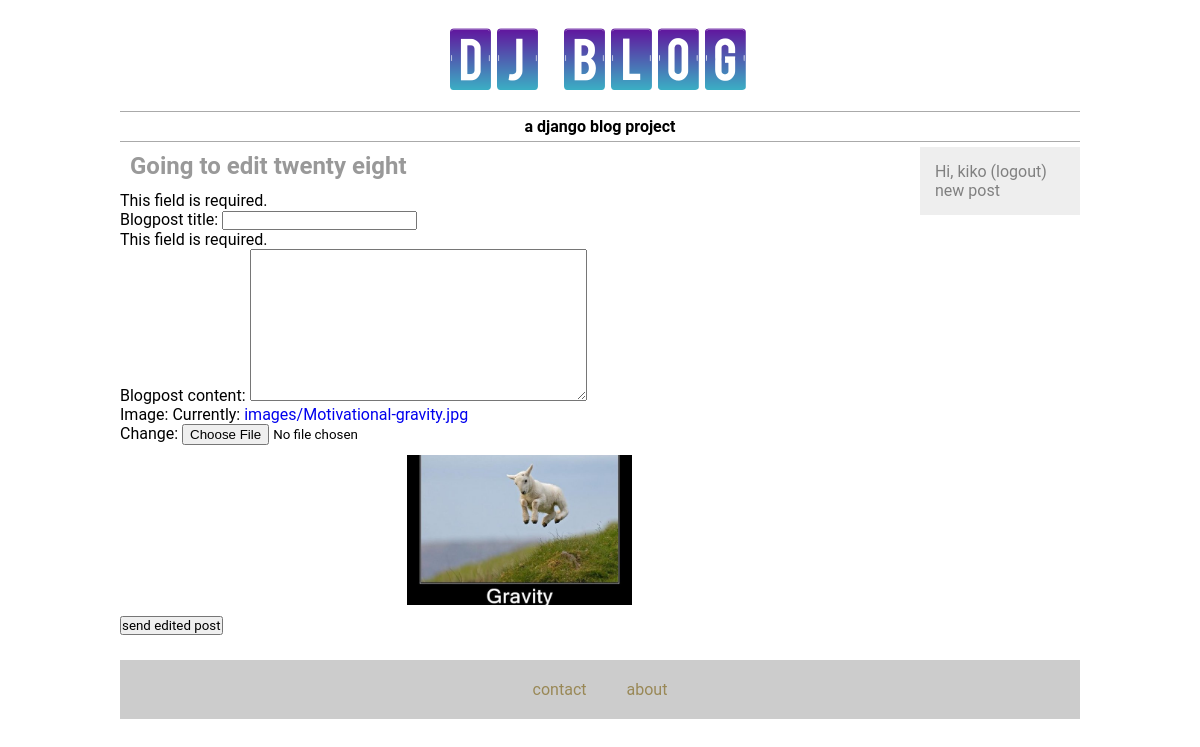
The app's page /blog/57/edit/ (signed in) with its own data.
### blog/models.py (models this page shows, shortened)
class BlogPost(models.Model):
    blogpost_title = models.CharField(max_length=200)
    blogpost_content = models.TextField(max_length=2000)
    pub_date = models.DateTimeField('date published')
    image = models.ImageField(upload_to='images')  # /%Y/%m/%d')
    likes = models.IntegerField(default=0)
    dislikes = models.IntegerField(default=0)
    author = models.ForeignKey(User)

### blog/views.py (the view, shortened to what this page needs)
# urls.py: url(r'^(?P<pk>[0-9]+)/edit/$', views.edit, name='edit'),
@login_required(login_url='blog:login_view')
def edit(request, pk):
    bp = get_object_or_404(BlogPost, pk=pk)
    if request.method == 'GET':
        form = EditForm(request.POST, instance=bp)
        return render(request, "blog/edit.html", {'bp': bp, 'form': form, })

### blog/forms.py
class EditForm(ModelForm):
    class Meta:
        model = BlogPost
        fields = ['blogpost_title', 'blogpost_content', 'image']

### blog/templates/blog/edit.html (shortened to what this page needs)
{% extends "base.html" %}
{% block content %}
<h2>Going to edit {{bp.blogpost_title}}</h2>
<form enctype="multipart/form-data" method="post">
    {{ form.as_p }}
    {% if bp.image %}
		<img src="{{bp.image.url}}" width="225px" height="150px">
	{% endif %}
    <input type="submit" value="send edited post">
</form>
{% endblock %}

### blog/templates/base.html (shortened to what this page needs)
<!DOCTYPE html>
<html>
    {% load staticfiles%}
    <head>
        <link rel="stylesheet" type="text/css" href="{% static "blog/css/style.css" %}">
    </head>
    <body>
        <div class="main-title">
            <a href="{% url 'blog:index' %}">
                <img src="{% static "blog/images/logo.png" %}" alt="Logo"/>
            </a>
        </div>
        <div class="subtitle">a django blog project</div>
        <div class="row">
            <div class="col-10">
                {% block content %}
                {% endblock %}
            </div>
            <div class="col-2">
                <div class="login-area">
                    {% if user.is_authenticated %}
                        <p>Hi, {{ user.username }} (<a class="login-link" href="{% url 'blog:logout_view' %}">logout</a>)</p>
                        <p><a class="login-link" href="{% url 'blog:newpost' %}">new post</a></p>
                    {% else %}
                        <p><a class="login-link" href="{% url 'blog:login_view' %}">login</a></p>
                        <p><a class="login-link" href="{% url 'blog:signup' %}">sign up</a></p>
                    {% endif %}
                </div>
            </div>
        </div>
        <footer>
          <div class="footer-flex">
            <a class="footer-link" href="{% url 'blog:contact' %}">contact</a>
            <a class="footer-link" href="{% url 'blog:about' %}">about</a>
          </div>
        </footer>
    </body>
</html>

### blog/static/blog/css/style.css (style rules this page uses)
* { padding:0; margin:0; font-family: 'Roboto', sans-serif; }
a { text-decoration: none; }
body { position:relative; width: 960px; margin: 0 auto; padding: 10px; }
h2 { font-weight: bold; font-size: 24px; color: #999999; line-height: 29px; padding: 10px; }
img { object-fit: cover; display: block; margin-left: auto; margin-right: auto; }
.login-area { font-size: 16px; color: gray; background-color: #eeeeee; padding: 15px; margin-top: 5px; }
.login-link { color: gray; text-decoration: none; }
.footer-link { color: #998856; text-decoration: none; padding: 10px; padding-left: 20px; padding-right: 20px; }
.footer-flex { display:flex; flex-direction: row; justify-content: center; align-items: center; padding: 10px; margin-top: 25px; background-color: #cccccc; }
.main-title { text-align: center; }
.subtitle { text-align: center; font-weight: bold; font- color: green; padding: 5px; border-width: 1px; border-color: #aaaaaa; border-bottom-style: solid; border-top-style: solid; }
ul { list-style-type: none; }
img { padding-top: 10px; padding-bottom: 10px; }
.row { width: 100%; margin-bottom: 20px; display: flex; }
.col-2 { width: 16.66%; }
.col-10 { width: 83.33%; }

### records on screen
BlogPost: blogpost_title "twenty eight", image (picture)

### other values on screen
{{ user.username }} "kiko"
